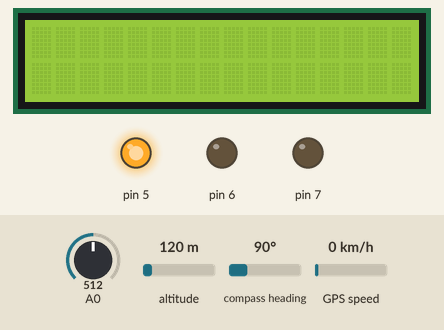
This sketch was run on a simulated Arduino Uno, built with avr-gcc and run on an emulated ATmega328P. Parts: 16×2 character LCD, output pins drawn as LEDs (lit = HIGH). Inputs (shaded band) come from the test bench; at power-on: A0 = 512, altitude 120 m, compass heading 90°, GPS speed 0 km/h. The GPS gets a fix after 3 s at 37.7749, -122.4194 with 8 satellites; what the sketch prints to the serial monitor is not drawn.

Above: at 1.2 s.
1.3 s: A0 set to 747
4.9 s: A0 set to 771
At 5.7 s:
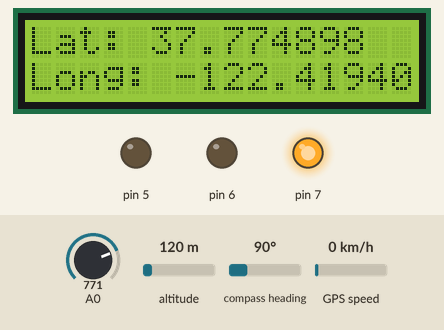
6.9 s: A0 set to 716
At 7.9 s:
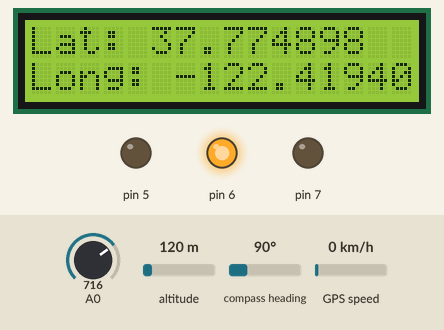
9.7 s: A0 set to 992
At 10.36 s:
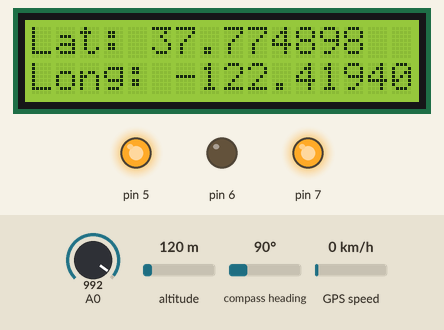
Timing chart, 0 to 13.7 s (numbered marks = the images above; inputs shaded):
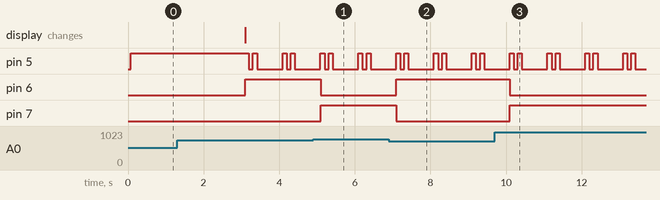

Measured:
- the behaviour switches between 757 and 758 on A0 (found by bisection; images 0 and 1)
- after the input at 4.9 s, pin 6: HIGH → LOW after 0.20 s; pin 7: LOW → HIGH after 0.20 s
- after the input at 6.9 s, pin 6: LOW → HIGH after 0.20 s; pin 7: HIGH → LOW after 0.20 s
- after the input at 9.7 s, pin 6: HIGH → LOW after 0.40 s; pin 7: LOW → HIGH after 0.40 s
- by itself, pin 5: repeats every 1.0 s: LOW 0.11 s, HIGH 0.11 s, LOW 0.68 s, HIGH 0.11 s

The sketch:

Simulation.ino
```cpp
#include <LiquidCrystal.h>
// Interfacing Arduino with NEO-6M GPS module
#include <TinyGPS++.h>           // Include TinyGPS++ library
#include<TinyGPS.h>
#include <SoftwareSerial.h>      // Include software serial library
TinyGPSPlus gps;
TinyGPS gps2;
LiquidCrystal lcd(8,9,10,11,12,13);
#define S_RX    4                // Define software serial RX pin
#define S_TX    3                // Define software serial TX pin
SoftwareSerial SoftSerial(S_RX, S_TX);    // Configure SoftSerial library
void getgps(TinyGPS &gps2);
float tempC;
float val;
String alerta = "robo";
//String latitud[] = {"-16.4433 -16.4432 lat:-16.4429"};
String ubicacion[] ={"-16.4433 -71.52257573",
                      "-16.4432 -71.52320271",
                      "-16.4429 -71.52371267",
                      "-16.4427 -71.52412541",
                      "-16.442360 -71.524774",
                      "-16.442257 -71.525059",
                      "-16.441824 -71.525204",
                      "-16.441351 -71.525343",
                      "-16.440898 -71.525543",
                      "-16.440934 -71.525902",
                      "-16.441053 -71.526203",
                      "-16.441161 -71.526605",
                      "-16.441454 -71.527399",
                      "-16.441722 -71.528305",
                      "-16.441891 -71.528649",
                      "-16.441953 -71.528842",
                      "-16.441399 -71.529069",
                      "-16.440674 -71.529229",
                      "-16.440324 -71.529347",
                      "-16.439666 -71.529631",
                      "-16.438766 -71.529932",
                      "-16.438190 -71.530146",
                      "-16.436393 -71.530684",
                      "-16.434272 -71.531461",
                      "-16.431926 -71.532333",
                      "-16.430805 -71.532786",
                      "-16.427733 -71.532930"}; /*
                        "lat:-16.425813" ,"lng:-71.533045",
                        "lat:-16.425443" ,"lng:-71.532949",
                        "lat:-16.424918" ,"lng:-71.533110",
                        "lat:-16.424156" ,"lng:-71.532665",
                        "lat:-16.422728" ,"lng:-71.531512",
                        "lat:-16.421822" ,"lng:-71.531244",
                        "lat:-16.420157" ,"lng:-71.531485",
                        "lat:-16.418964" ,"lng:-71.531931",
                        "lat:-16.417242" ,"lng:-71.532659",
                        "lat:-16.415246" ,"lng:-71.534048",
                        "lat:-16.413496" ,"lng:-71.534790",
                        "lat:-16.413512" ,"lng:-71.534772",
                        "lat:-16.412579" ,"lng:-71.535114",
                        "lat:-16.411766" ,"lng:-71.534695",
                        "lat:-16.411261" ,"lng:-71.533665",
                        "lat:-16.410798" ,"lng:-71.533269",
                        "lat:-16.409646" ,"lng:-71.530986",
                        "lat:-16.409173" ,"lng:-71.528959",
                        "lat:-16.408586" ,"lng:-71.526985",
                        "lat:-16.408117" ,"lng:-71.525748",
                        "lat:-16.407561" ,"lng:-71.524857",
                        "lat:-16.407427" ,"lng:-71.524535",
                        "lat:-16.407036" ,"lng:-71.524836",
                        "lat:-16.406449" ,"lng:-71.525168",
                        "lat:-16.405669" ,"lng:-71.526028",
                        "lat:-16.405031" ,"lng:-71.526618",
                        "lat:-16.404599" ,"lng:-71.527240",
                        "lat:-16.404372" ,"lng:-71.527358",
                        "lat:-16.403847" ,"lng:-71.526768",
                        "lat:-16.402870" ,"lng:-71.525609",
                        "lat:-16.401184" ,"lng:-71.523506",
                        "lat:-16.400371" ,"lng:-71.522487",
                        "lat:-16.399702" ,"lng:-71.521865",
                        "lat:-16.399452" ,"lng:-71.521682",
                        "lat:-16.399205" ,"lng:-71.522026",
                        "lat:-16.398907" ,"lng:-71.522691",
                        "lat:-16.398629" ,"lng:-71.523077",
                        "lat:-16.398434" ,"lng:-71.523453",
                        "lat:-16.398207" ,"lng:-71.523828",
                        "lat:-16.397559" ,"lng:-71.523367",
                        "lat:-16.397507" ,"lng:-71.522830",
                        "lat:-16.397991" ,"lng:-71.522240",
                        "lat:-16.398516" ,"lng:-71.521393",
                        "lat:-16.398732" ,"lng:-71.521071",
                        "lat:-16.398938" ,"lng:-71.520491",
                        "lat:-16.399000" ,"lng:-71.519944",
                        "lat:-16.399216" ,"lng:-71.519837"};
                        "lat:-16.399576" ,"lng:-71.520041",
                        "lat:-16.400029" ,"lng:-71.520277",
                        "lat:-16.400266" ,"lng:-71.520341",
                        "lat:-16.402118" ,"lng:-71.517605",
                        "lat:-16.403021" ,"lng:-71.516359",
                        "lat:-16.406366" ,"lng:-71.515147",
                        "lat:-16.409652" ,"lng:-71.513667",
                        "lat:-16.413398" ,"lng:-71.512068",
                        "lat:-16.424853" ,"lng:-71.513077",
                        "lat:-16.425470" ,"lng:-71.514836",
                        "lat:-16.442814" ,"lng:-71.521668",
                        "lat:-16.442845" ,"lng:-71.521399",
                        "lat:-16.443009" ,"lng:-71.521357",
                        "lat:-16.443205" ,"lng:-71.521357",
                        "lat:-16.443297" ,"lng:-71.521839",
                        "lat:-16.443328" ,"lng:-71.522268",
                        "lat:-16.443349" ,"lng:-71.522558"};*/

void setup() {
  Serial.begin(9600);
  SoftSerial.begin(9600);
  pinMode(5, OUTPUT);
  pinMode(A0, INPUT);
  pinMode(6, OUTPUT);
  pinMode(7, OUTPUT);
  lcd.begin(16,2);
}
void getgps(TinyGPS &gps2){
  float latitude, longitude;
  gps2.f_get_position(&latitude,&longitude);
  lcd.setCursor(0,0);
  lcd.print("Lat: ");
  lcd.print(latitude,5);
  lcd.setCursor(0,1);
  lcd.print("Long: ");
  lcd.print(longitude,5);
}

void loop() {
  val = analogRead (A0);
  //float milliV = (val/1023.0)*5000;
  //tempC = milliV/10;
  float dato_volt = val * 5.0 / 1023.0;
  tempC = dato_volt * 10;
  /*for (int i = 0; i < 20; i++){
    Serial.println(ubicacion[i]);
    lcd.setCursor(0,0);
    lcd.print("Ub: ");
    lcd.print(ubicacion[i]);
    delay(1000);
  }*/
  while (SoftSerial.available() > 0) {
    if (gps.encode(SoftSerial.read())) {
      digitalWrite(5, HIGH);
      if (gps.location.isValid()) {
        lcd.setCursor(0,0);
        lcd.print("Lat: ");
        lcd.print(gps.location.lat(), 6);
        lcd.setCursor(0,1);
        lcd.print("Long: ");
        lcd.print(gps.location.lng(), 6);
        Serial.print(gps.location.lat(), 6);
        Serial.print(" ");
        Serial.print(gps.location.lng(), 6);
        //Serial.print("Temperatura: ");
        //Serial.print(tempC);
        //Serial.print(" *C");
        Serial.println();
        Serial.println(alerta);
        Serial.println();
        if(tempC>37.0){
          digitalWrite(6,LOW);
          digitalWrite(7,HIGH);
        }else{
          digitalWrite(6,HIGH);
          digitalWrite(7,LOW);
        }
        delay(100);
        digitalWrite(5, LOW);
        delay(100);
      }
      else
        Serial.println("Location Invalid");
    }
  }
}
```
